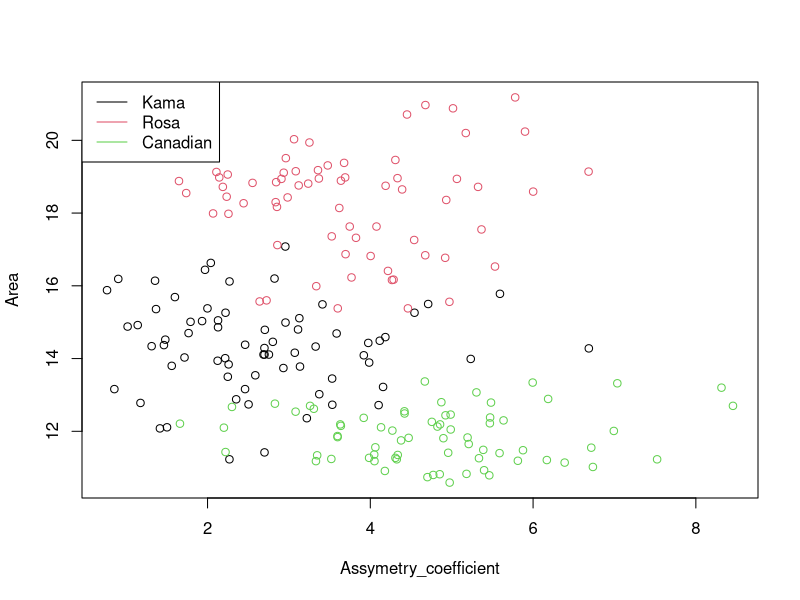
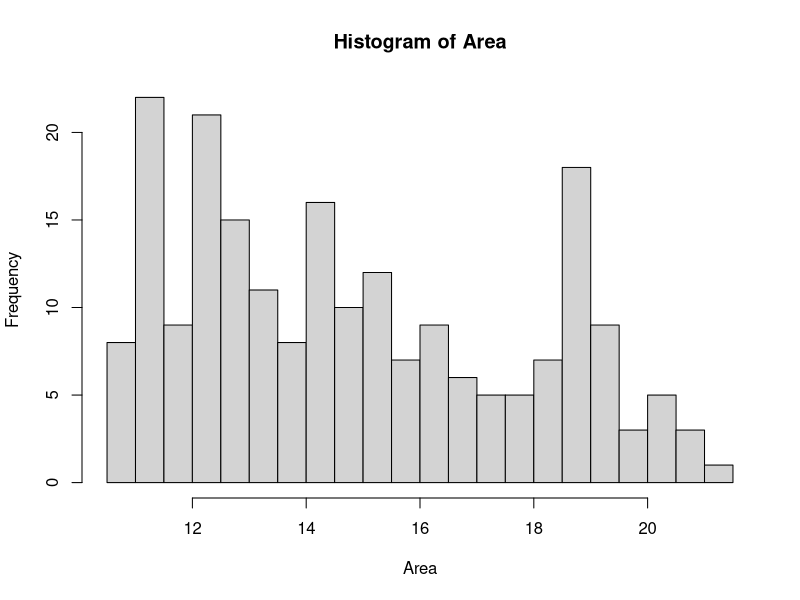
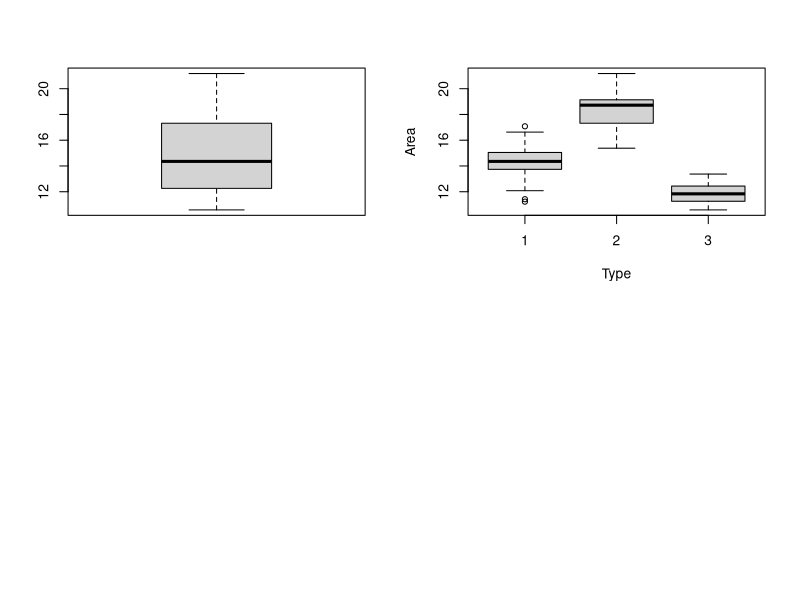

These figures' R source, in order: (Note: this script raises an error after producing the figures.)
# predict whether a given car gets high or low gas mileage based on the “Auto” data set.



wheatKernelDS <- read.csv("wheat_kernels.csv")
attach(wheatKernelDS)
View(wheatKernelDS)
head(wheatKernelDS)
dim(wheatKernelDS)
summary(wheatKernelDS)
str(wheatKernelDS)


## find null/NA values."
sum(is.na(wheatKernelDS))
sum(is.na(wheatKernelDS$Area))
sum(is.na(wheatKernelDS$Perimeter))
sum(is.na(wheatKernelDS$Compactness))
sum(is.na(wheatKernelDS$Length_of_Kernel))
sum(is.na(wheatKernelDS$Width_of_Kernel))
sum(is.na(wheatKernelDS$Assymetry_coefficient))
sum(is.na(wheatKernelDS$Length_of_Kernel_Groove))
sum(is.na(wheatKernelDS$Type))

## R doesn't considered type as a factor variable, so converting it to factor variable with name
kama <- 1
rosa <- 2
canadian <- 3

## explore
par(mfrow = c(1,1))
plot(Area~Assymetry_coefficient,col=Type, data=wheatKernelDS, ylab= "Area")
legend("topleft", legend = c("Kama", "Rosa", "Canadian"), col = c(1,2,3), lty = 1)

## Pre-processing
wheatKernelDS$Type <- as.factor(Type)


## Area of the kernel

summary(Area)
hist(Area, breaks = 20)
wheatKernelDS[wheatKernelDS$Area > max(Area)]

# min is 10.59 and max is 21.18 and mean, median is 14.85 and 14.36 respectively. This shows
# area has some outliers towards end.


par(mfrow = c(2,2))
boxplot(Area)
boxplot(Area~Type)

## from this we get to know that Canadian wheat kernels are smaller in terms of area
## followed by Kama and Rosa has the highest area.

## there are some outliers observed in Kama as well.

hist(wheatKernelDS$Area[Type=="Kama"], breaks = 30)

## Perimeter

summary(Perimeter)
boxplot(Perimeter~Type)

labels <- c("Kama", "Rosa", "Canadian")
par(mfrow = c(4,2))
boxplot(Area~Type,names = labels, col = c(3,4,7))
boxplot(Perimeter~Type,names = labels, col = c(3,4,7))
boxplot(Compactness~Type,names = labels, col = c(3,4,7))
boxplot(Length_of_Kernel~Type,names = labels, col = c(3,4,7))
boxplot(Width_of_Kernel~Type,names = labels, col = c(3,4,7))
boxplot(Assymetry_coefficient~Type,names = labels, col = c(3,4,7))
boxplot(Length_of_Kernel_Groove~Type,names = labels, col = c(3,4,7))

## see the pairs
pairs(wheatKernelDS[,1:(length(wheatKernelDS) - 1)], panel = panel.smooth, col = c(3,4,7))
cor(wheatKernelDS[,1:(length(wheatKernelDS) - 1)])
cov(wheatKernelDS[,1:(length(wheatKernelDS) - 1)])
## divide into training and testing data set

tr <- sample(1:nrow(wheatKernelDS), nrow(wheatKernelDS) * 0.7)

training_DS <- wheatKernelDS[tr,]
testing_DS <- wheatKernelDS[-tr,]

## to find out if the wheat is canadian or not, we have to modified the data set and introduce new col
## Canadian
newDS <- wheatKernelDS
newDS$Type[newDS$Type != 3] = "No"
newDS$Type[newDS$Type == 3] = "Yes"

table(newDS$Type)
newDS$Type <- as.factor(newDS$Type)
str(newDS)

tr <- sample(1:nrow(newDS), nrow(newDS) * 0.7)

training_DS <- newDS[tr,]
training_DS <- subset(training_DS, select = -c(Perimeter))
str(training_DS)
head(training_DS)
testing_DS <- newDS[-tr,]
testing_DS <- subset(testing_DS, select = -c(Perimeter))
model <- glm(Type~., data = training_DS, family = "binomial")
summary(model)

prediction <- predict(model, type = "response")
predicted_class <- rep("No", nrow(training_DS))
predicted_class
predicted_class[prediction > 0.5] = "Yes"

table(predicted_class, training_DS$Type)

misclassificationRate <- (2 + 1) / (99 + 2 + 1 + 45)
misclassificationRate


## ROSA

newDSRosa <- wheatKernelDS
newDSRosa$Type[newDSRosa$Type != 2] = 0
newDSRosa$Type[newDSRosa$Type == 2] = 1

table(newDSRosa$Type)
newDSRosa$Type <- as.factor(newDSRosa$Type)
str(newDSRosa)


tr <- sample(1:nrow(newDSRosa), nrow(newDSRosa) * 0.7)
training_DS_Rosa <- newDSRosa[tr,]
testing_DS_Rosa <- newDSRosa[-tr,]

model_rosa <- glm(Type~Area+Perimeter+Compactness+Length_of_Kernel+Width_of_Kernel
                  , training_DS_Rosa, family = binomial)
summary(model_rosa)

prediction <- predict(model_rosa, newdata = testing_DS_Rosa, type = "response")
predicted_class <- rep(0, nrow(testing_DS_Rosa))
predicted_class
predicted_class[prediction > 0.5] = 1

val <- table(predicted_class, testing_DS_Rosa$Type)
val
misclassification_rate <- (val[1,2] + val[2,1]) / sum(val)
misclassification_rate

## whole DS

new_data <- wheatKernelDS[wheatKernelDS$Type != 3,]
str(new_data)
View(new_data)

pairs(new_data[,1:(length(new_data) - 1)], panel = panel.smooth, col = c(3,4,7))

new_data$Type <- as.factor(new_data$Type)

attach(new_data)
tr <- sample(1:nrow(newDSRosa), nrow(newDSRosa) * 0.7)
training_DS_Rosa <- newDSRosa[tr,]
testing_DS_Rosa <- newDSRosa[-tr,]

model_full <- glm(Type~Area+Length_of_Kernel+Length_of_Kernel_Groove, new_data, family = binomial)
summary(model_full)


############################################################################################
#   Full Data set Model
#
############################################################################################
ds <- wheatKernelDS
str(ds)
ds$Type <- as.factor(ds$Type)
attach(ds)
mod <- glm(Type~., data = ds, family = binomial)
summary(mod)


############################################################################################
#   GLM Model with Kama with full Data set
#
############################################################################################

set.seed(10)
n_ds <- wheatKernelDS
n_ds$Type[n_ds$Type != 1] = 0
n_ds$Type <- as.factor(n_ds$Type)
str(n_ds)
table(n_ds$Type)
attach(n_ds)
model_f <- glm(Type~., data = n_ds, family = binomial)
summary(model_f)

############################################################################################
#   GLM Model with Kama with training and testing DS
#
############################################################################################

tr <- sample(1:nrow(n_ds), nrow(n_ds) * 0.7)
tr_ds <- n_ds[tr,]
te_ds <- n_ds[-tr,]
attach(tr_ds)
model_tr <- glm(Type~., data = tr_ds, family = binomial)
summary(model_tr)

model_tr1 <- glm(Type~Area+Perimeter+Compactness+Assymetry_coefficient+Length_of_Kernel_Groove, 
                 data = tr_ds, family = binomial)

summary(model_tr1)

prediction <- predict(model_tr1, newdata = te_ds, type="response")
pred_class <- rep(0, nrow(te_ds))
pred_class[prediction > 0.5] = 1

ms_matrix <- table(pred_class, te_ds$Type)

misclassification_rate <- (ms_matrix[1,2] + ms_matrix[2,1]) / sum(ms_matrix)
misclassification_rate


############################################################################################
#   GLM Model with Rosa with full DS
#
############################################################################################
set.seed(10)
n_ds_r1 <- subset(wheatKernelDS, select = -c(Type))
n_ds_r1$T <- rep(0, nrow(n_ds_r1))
n_ds_r1$T[wheatKernelDS$Type == 2] = 1
n_ds_r1$T <- as.factor(n_ds_r1$T)
str(n_ds_r1)
table(n_ds_r1$T)
attach(n_ds_r1)

pairs(n_ds_r1, panel = panel.smooth, col = c(3,4,7))
cor(n_ds_r1[,1:(length(n_ds_r1) - 1)])


model_f_r1 <- glm(T~Area+Perimeter+Width_of_Kernel+Compactness+Length_of_Kernel_Groove+Assymetry_coefficient,
                  data = n_ds_r1, family = binomial)
summary(model_f_r1)

prediction <- predict(model_f_r1, type="response")
pred_class <- rep(0, nrow(n_ds_r1))
pred_class[prediction > 0.5] = 1

ms_matrix <- table(pred_class, n_ds_r1$T)

misclassification_rate <- (ms_matrix[1,2] + ms_matrix[2,1]) / sum(ms_matrix)
misclassification_rate

############################################################################################
#   GLM Model with Canadian with full DS
#
############################################################################################
set.seed(10)
n_ds_c <- wheatKernelDS
rows <- sample(nrow(n_ds_c))
n_ds_c <- n_ds_c[rows,]

n_ds_c$Type[n_ds_c$Type != 3] <-  0
n_ds_c$Type[n_ds_c$Type == 3] <- 1
n_ds_c$Type <- as.factor(n_ds_c$Type)

str(n_ds_c)
table(n_ds_c$Type)
attach(n_ds_c)

pairs(n_ds_c[,1:(length(n_ds_c) - 1)], panel = panel.smooth, col = c(3,4,7))
cor(n_ds_c[,1:(length(n_ds_c) - 1)])


model_c <- glm(Type~Perimeter+Compactness+Length_of_Kernel+Width_of_Kernel+Length_of_Kernel_Groove, 
                  data = n_ds_c, family = binomial)
summary(model_c)

prediction <- predict(model_c, type="response")
pred_class <- rep(0, nrow(n_ds_c))
pred_class[prediction > 0.5] = 1

ms_matrix <- table(pred_class, n_ds_c$T)

misclassification_rate <- (ms_matrix[1,2] + ms_matrix[2,1]) / sum(ms_matrix)
misclassification_rate

############################################################################################
#   GLM Model with full types
#
############################################################################################
set.seed(10)
n_ds_ft <- wheatKernelDS
n_ds_ft$Type <- as.factor(n_ds_ft$Type)

str(n_ds_ft)
table(n_ds_ft$Type)
attach(n_ds_ft)

pairs(n_ds_c[,1:(length(n_ds_c) - 1)], panel = panel.smooth, col = c(3,4,7))
cor(n_ds_c[,1:(length(n_ds_c) - 1)])


model_ft <- glm(Type~., 
               data = n_ds_ft, family = binomial)
summary(model_ft)

prediction <- predict(model_ft, type="response")

library(caret)
confusionMatrix(prediction, n_ds_ft$Type)


pred_class <- rep(0, nrow(n_ds_ft))

pred_class[prediction > 0.5] = 1

ms_matrix <- table(pred_class, n_ds_ft$Type)

misclassification_rate <- (ms_matrix[1,2] + ms_matrix[2,1]) / sum(ms_matrix)
misclassification_rate


############################################################################################
#   Pairs as per type
#   Corr as per type
############################################################################################

kama <- subset(wheatKernelDS, subset = c(Type == 1), select = -c(Type))
head(kama)
pairs(kama, panel = panel.smooth, col = c(3))
cor(kama)

rosa <- subset(wheatKernelDS, subset = c(Type == 2), select = -c(Type))
head(rosa)
pairs(rosa, panel = panel.smooth, col = c(4))
cor(rosa)


canadian <- subset(wheatKernelDS, subset = c(Type == 3), select = -c(Type))
head(canadian)
pairs(canadian, panel = panel.smooth, col = c(7))
cor(canadian)


### SVM

## Linear
tune_linear_training <- tune(svm, is_kama~., data = wheat_training, 
                             kernel = "linear", 
                             ranges = list(cost = c(0.001, 0.01, 0.1, 1, 10, 100, 1000)
                             ))
summary(tune_linear_training)

best_svm_linear_tr <- tune_linear_training$best.model ## it will give the best model
summary(best_svm_linear_tr)

## Prediction
pred1 <- predict(best_svm_linear_tr, newdata = wheat_testing)

# now for misclassification rate, construct misclassification table
misclassification_table <- table(pred1, Observed = wheat_testing[, "is_kama"])
misclassification_table

misclassification_rate <- (misclassification_table[1,2] + misclassification_table[2,1]) / sum(misclassification_table)
misclassification_rate


## Decision tree

class_tree_full <- tree(is_kama~., data = wheat_modified)
# . commadning R to use all the variables
summary(class_tree_full)
plot(class_tree_full)
text(class_tree_full,pretty = 0)

class_tree_training <- tree(is_kama~., data = wheat_training)
summary(class_tree_training)
plot(class_tree_training)
text(class_tree_training, pretty = 0)

pred_class_test1 <- predict(class_tree_training, newdata = wheat_testing, type = "class")
head(pred_class_test1)

observed_test <- wheat_testing[, "is_kama"]

misclassification_matrix <- table(pred_class_test1, observed_test)
misclassification_matrix

misclassrate <- ( misclassification_matrix[1,2] + misclassification_matrix[2,1] )/ sum(misclassification_matrix)

misclassrate

cv_classtree <- cv.tree(class_tree_training, FUN = prune.misclass) ## we give this function for classification problem,
# else we set K value
cv_classtree
plot(cv_classtree$size, cv_classtree$dev, type = "b", xlab = "Tree Size", 
     ylab = "Number of Misclassifications")

pruned_classtree <- prune.misclass(class_tree_training, best = 4)
plot(pruned_classtree)
text(pruned_classtree, pretty = 0)


# i) Test the model accuracy.

pred_class_test2 <- predict(pruned_classtree, newdata = wheat_testing, type = "class")
head(pred_class_test2)

observed_test <- wheat_testing[, "is_kama"]

misclassification_matrix_pruned <- table(pred_class_test2, observed_test)
misclassification_matrix_pruned

misclassrate <- ( misclassification_matrix_pruned[1,2] + misclassification_matrix_pruned[2,1] )/ sum(misclassification_matrix_pruned)

misclassrate
# j) Describe the terminal nodes of the resulting decision tree.

# explain the tree
pruned_classtree

